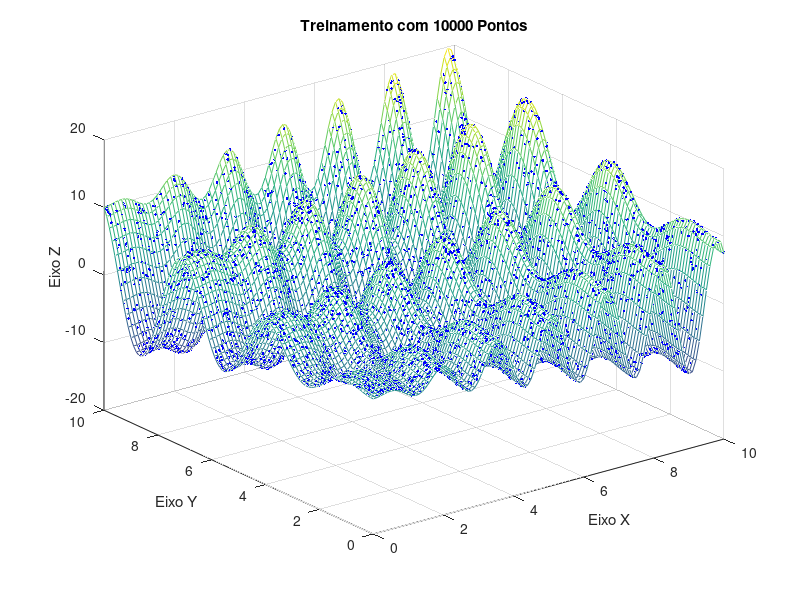

MATLAB code for this plot: (Note: this script raises an error after producing the figure.)
%% Header
  
%    +----------------------------------------+
%    | Instituto Tecnológico de Aeronáutica   |
%    | CTC-17: Laboratório I                  |
%    | Alunos:                                |
%    |    - Gianluigi Dal Toso                |
%    |    - Lucas Alberto Bilobran Lema       |
%    +----------------------------------------+


% Limpar Variáveis e Tela
clear all
clc

%% Função Original
% Vetores x e y
x = 0:.1:10;
y = 0:.1:10;

% Malha bidimensional do par ordenado (x,y)
[X, Y] = meshgrid(x,y);

% Variável dependente Z definida no domínio da malha
Z      = X .* sin(4*X) + 1.1 * Y .* sin(2*Y);

% Plot da malha com a função
mesh(X,Y,Z);
title('Função a ser Interpolada Pela Rede Neura;');
xlabel('Eixo X');
ylabel('Eixo Y');
zlabel('Eixo Z');
grid on;
hold on;
pause();

%% Treinamento
% Número total de padrões de treinamento
dim  = 10000;

% Valores aleatórios de x no domínio [0, 10]
Xrna = 10 * rand(1, dim);

% Valores aleatórios de y no domínio [0, 10]
Yrna = 10 * rand(1, dim);

% Função Z
Zrna = Xrna .* sin(4 * Xrna) + 1.1 * Yrna .* sin(2 * Yrna);

% Plot
plot3(Xrna, Yrna, Zrna, '.b');
title('Treinamento com 10000 Pontos');
P = [ Xrna; Yrna ]
T = Zrna;

%% Fase 2: Construção da Rede MLP
net = feedforwardnet(30);
net = configure(net, P, T);

%% Fase 3: Pré-Processamento
% 3.1 Normalização dos padrões de treinamento de entrada/saída entre 0 e 1
net.inputs{1}.processParams{2}.ymin  = 0;
net.inputs{1}.processParams{2}.ymax  = 1;
net.outputs{2}.processParams{2}.ymin = 0;
net.outputs{2}.processParams{2}.ymax = 1;

disp('net.inputs{1}.processFcns');
net.inputs{1}.processFcns
disp('net.inputs{1}.processParams{2}');
net.inputs{1}.processParams{2}

disp('net.outputs{2}.processFcns');
net.outputs{2}.processFcns
disp('net.outputs{2}.processParams{2}');
net.outputs{2}.processParams{2}
pause();

% 3.2 Divindindo os dados em três conjuntos
net.divideFcn = 'dividerand';
net.divideParam.trainRatio = 0.70;
net.divideParam.valRatio   = 0.15;
net.divideParam.testRatio  = 0.15;

% 3.3 Inicializando os Pesos da Rede
net = init(net);

%% Fase 4:
net.trainParam.showWindow = true;
net.layers{1}.dimensions  = 30;
net.layers{1}.transferFcn = 'tansig';
net.layers{2}.transferFcn = 'purelin';
net.performFcn            = 'mse';
net.trainFcn              = 'trainlm';
net.trainParam.epochs     = 10000;
net.trainParam.time       = 120;
net.trainParam.lr         = 0.2;
net.trainParam.min_grad   = 10^-8;
net.trainParam.max_fail   = 1000;

[net, tr] = train(net, P, T);

%% Fase 5: Testando a Rede Neural
aux = size(X);
for i = 1:1:aux(1)
    for j = 1:1:aux(2)
        Paux = [X(i,j) Y(i,j)]';
        Zteste(i,j) = net(Paux);
    end
end
figure(1);
hold off;
plot3(Xrna, Yrna, Zrna, '.r');
hold on;
mesh(X, Y, Zteste);
grid

%% Fase 6: Não copiei ... =(
